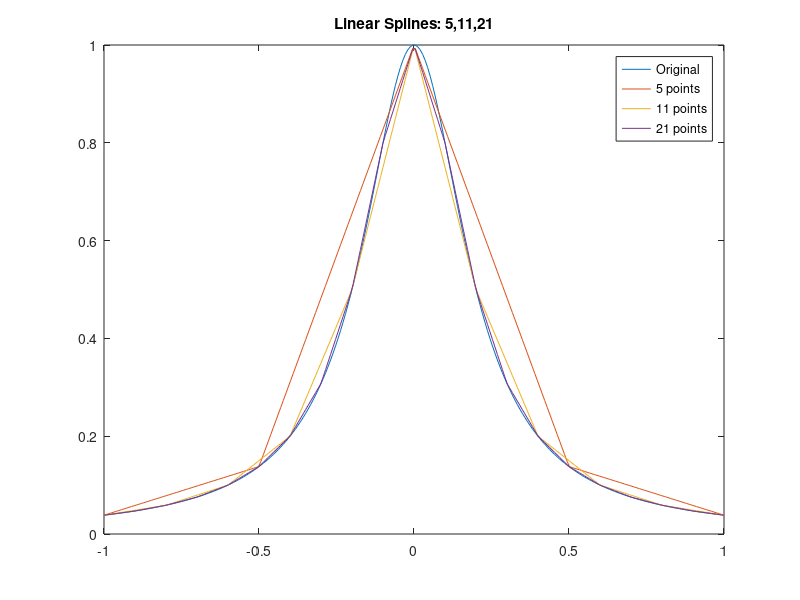
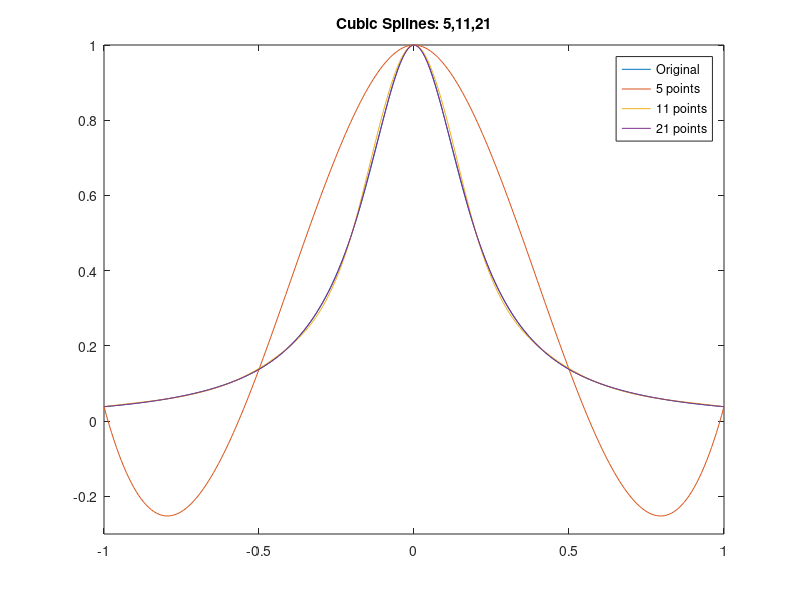

Reproduce these figures in MATLAB, in order.
%% Problem 2 a)Linear method...b)Cubic method
    %3 sets of points equidistant (linspace) [-1,1]...x=5,11,21
    %fits using splines (method = 'linear' & 'spline')
    %interp1(x,v,xq,method)
        %aka interp1(x val,y val (or function),300 x val,'method')
    %include matlab function in solution

%% CODE 
clc; clear all;
x=linspace(-1,1,250);           %"xq"
f=1./(1+25*x.^2);               %original function

    x5=linspace(-1,1,5);        %x5..."x"
        f5=1./(1+25.*x5.^2);    %"v"
    x11=linspace(-1,1,11);      %x11..."x"
        f11=1./(1+25.*x11.^2);  %"v"
    x21=linspace(-1,1,21);      %x21..."x"
        f21=1./(1+25.*x21.^2);  %"v"
        
%Linear Spline Interpolation
    i5=interp1(x5,f5,x,'linear');
    i11=interp1(x11,f11,x,'linear');
    i21=interp1(x21,f21,x,'linear'); 
    
%Cubic Spline Interpolation (b)
    i5s=interp1(x5,f5,x,'spline');
    i11s=interp1(x11,f11,x,'spline');
    i21s=interp1(x21,f21,x,'spline');
    
%Plot Linear Spline
    plot(x,f,x,i5,x,i11,x,i21)
    ylim([0 1])
    legend('Original','5 points','11 points','21 points') 
    title('Linear Splines: 5,11,21')

%Plot Cubic Spline
    figure
    plot(x,f,x,i5s,x,i11s,x,i21s)
    ylim([-.3 1])
    legend('Original','5 points','11 points','21 points') 
    title('Cubic Splines: 5,11,21')